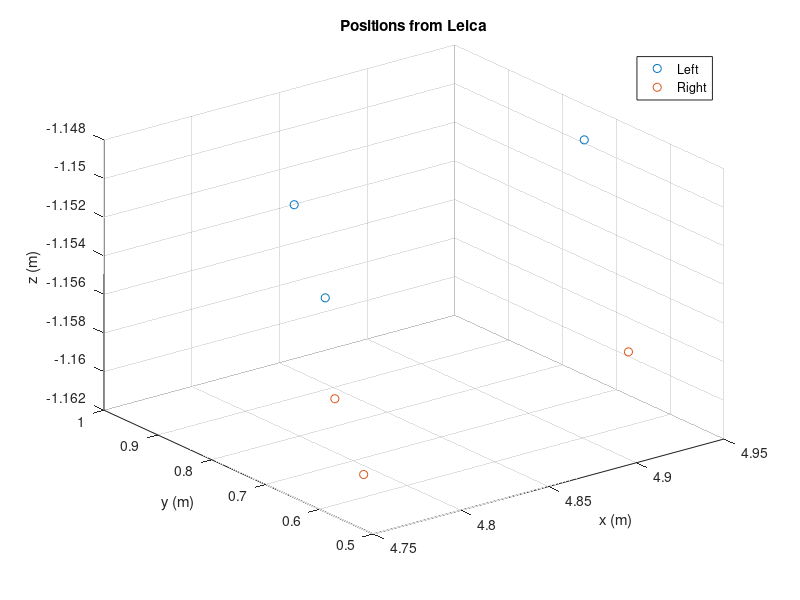

MATLAB code for this plot: (Note: this script raises an error after producing the figure.)
%% Close all Clear all
close all
clear all
clc

%% Robot prism 3m
pr1 = [4.7936, 0.7133, -1.1588];
pr2 = [4.9039, 0.5273, -1.1567];
pr3 = [4.7644, 0.5646, -1.1601];

pr = [pr1', pr2', pr3'];



%% Gate prism 3m
p1 = [4.834, 0.9204, -1.1524];
p2 = [4.945, 0.7433, -1.1495];
p3 = [4.8056, 0.7702, -1.1546];

p = [p1', p2', p3'];



% Plot initial positions
figure
hold on
grid on
scatter3(p(1,:), p(2,:), p(3,:))
scatter3(pr(1,:), pr(2,:), pr(3,:))
view(3)
title('Positions from Leica')
xlabel('x (m)')
ylabel('y (m)')
zlabel('z (m)')
legend('Left', 'Right')
%% Base
Vgp1 = [-0.0713284, 0.0768284, 0.0209];
Vgp2 = [0.0713284, -0.0768284, 0.0209];
Vgp3 = [-0.0713284, -0.0768284, 0.0209];

b = [Vgp1', Vgp2', Vgp3'];

tf_gate_leica = tf_calc(b,p)
tf_robot_leica = tf_calc(b,pr)

tf_robot_gate = tf_robot_leica * inv(tf_gate_leica)
final_rotation = rotm2eul(tf_robot_gate(1:3,1:3), 'XYZ')*180/pi
final_translation = tf_robot_gate(1:3,4)
